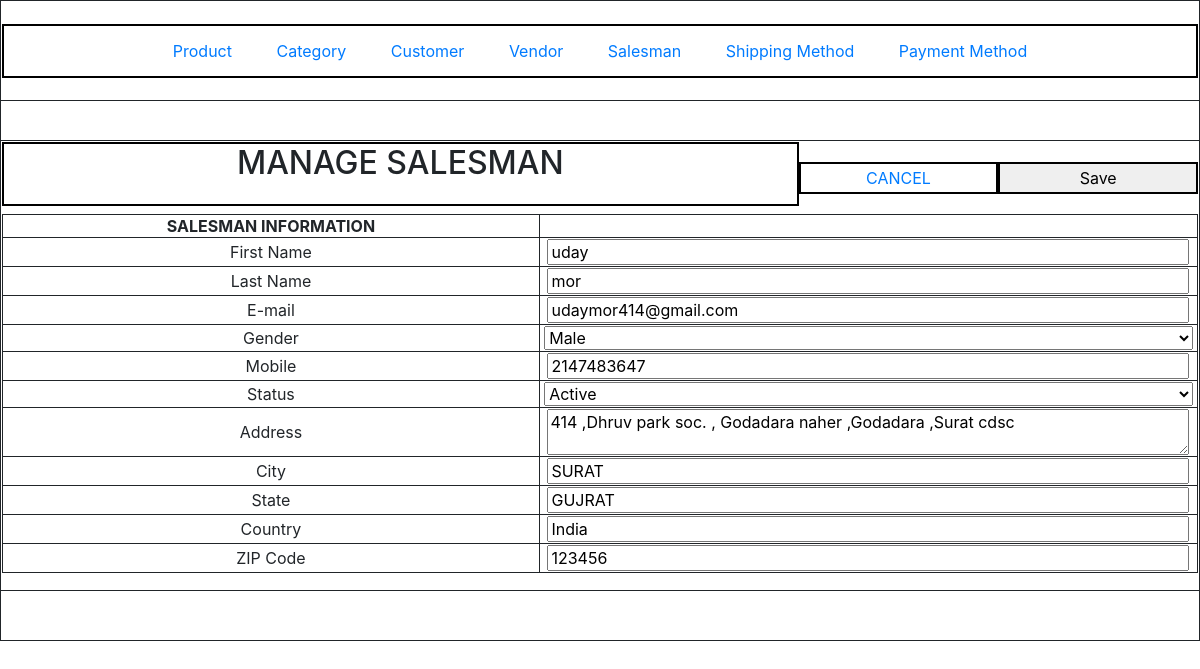
Screenshot of /index.php?c=salesman&a=edit&salesman_id=40 with the database file from the repository.
### tables this page shows
CREATE TABLE `salesman_address` (
  `address_id` int(11) NOT NULL,
  `salesman_address_id` int(11) DEFAULT NULL,
  `address` text NOT NULL,
  `city` varchar(10) NOT NULL,
  `state` varchar(10) NOT NULL,
  `country` varchar(10) NOT NULL,
  `zip_code` int(11) NOT NULL
);

CREATE TABLE `salesman` (
  `salesman_id` int(11) NOT NULL,
  `first_name` varchar(10) NOT NULL,
  `last_name` varchar(10) NOT NULL,
  `email` varchar(25) NOT NULL,
  `mobile` int(10) NOT NULL,
  `gender` enum('male','female') NOT NULL,
  `status` tinyint(4) NOT NULL,
  `company` varchar(25) NOT NULL,
  `created_at` datetime DEFAULT NULL,
  `updated_at` datetime DEFAULT NULL
);

### Block/Core/Templates.php (called while the page is built, shortened)
<?php
class Block_Core_Templates extends Model_Core_View
{
	protected $children = [];
	public function getChildren()
	{
		return $this->children;
	}
	public function addChild($key,$children)
	{
		$this->children[$key] = $children;
		return $this;
	}
}

### Model/Core/View.php (called while the page is built, shortened)
<?php
class Model_Core_View
{
	protected $template = null;
	protected $data = [];
	public function setData($data)
	{
		$this->data = $data;
		return $this;
	}
	public function getData($key)
	{
		return $this->data[$key];
	}
	public function setTemplate($template)
	{
		$this->template = $template;
		return $this;
	}
	public function getTemplate()
	{
		return $this->template;
	}
	public function render()
	{
		require_once 'View'.DS.$this->getTemplate();
	}
	public function getUrl($action = null,$controller = null,$params=null,$resetParam = false)
	{
		return Ccc::getModel('Core_Url')->getUrl($action,$controller,$params,$resetParam);
	}
}
?>

### Controller/Salesman.php (called while the page is built, shortened)
<?php
class Controller_Salesman extends Controller_Core_Action
{
	public function editAction()
	{
		try {
			if (!($salesmanId = $this->getRequest()->getParams('salesman_id'))) {
				$this->errorAction('Invalid request!!!');
			}
			if (!($salesman = Ccc::getModel('Salesman')->load($salesmanId))) {
				$this->errorAction('Data not found!!!');
			}
			if (!($address = Ccc::getModel('Salesman_Address')->load($salesmanId,'salesman_address_id'))) {
				$this->errorAction('Data not found!!!');
			}
			$layout = $this->getLayout();
			$edit = $layout->creatBlock('Salesman_Edit');
			$edit->setData(['salesman'=>$salesman,'address'=>$address]);
			$layout->getChild('content')->addChild('edit',$edit);
			$layout->render();
		} catch (Exception $e) {
			$this->getMessage()->addMessage($e->getMessage(),Model_Core_Message::FAILURE);
			$this->redirect('grid',null,[],true);
		}
	}
}
?>

### index.php (called while the page is built, shortened)
<?php
class Ccc
{
	public static function init()
	{
		$front = new Controller_Core_Front();
		$front->init();
	}
	public static function getModel($className)
	{
		return new $className();
	}
}
Ccc::init();
?>

### Model/Core/Table.php (called while the page is built, shortened)
<?php
class Model_Core_Table
{
	protected $data = [];
	public function __get($key)
	{
		if (array_key_exists($key,$this->data)) {
			return $this->data[$key];
		}
		return null;
	}
	public function getResource()
	{
		$resource = Ccc::getModel($this->resourceClass);
		return $resource;
	}
	public function setData(array $data)
	{
		$this->data = array_merge($this->data,$data);
		return $this;
	}
	public function load($id,$column=null)
	{
		$data = $this->getResource()->load($id,$column);
		return $this;
	}
}
?>

### Model/Core/Adapter.php (called while the page is built, shortened)
<?php
class Model_Core_Adapter
{
	public $serverName = 'localhost';
	public $userName = 'root';
	public $passWord = '';
	public $dbName = 'newmvc-udaykumar';
	public function connect()
	{
		$connect = mysqli_connect($this->serverName,$this->userName,$this->passWord,$this->dbName);
		return $connect;
	}
	public function fetchRow($query)
	{
		$connect = $this->connect();
		$result = $connect->query($query);
		return $result->fetch_assoc();
	}
}
?>

### Model/Core/Table/Resource.php (called while the page is built, shortened)
<?php
class Model_Core_Table_Resource
{
	public function getTableName()
	{
		return $this->tableName;
	}
	public function getPrimaryKey()
	{
		return $this->primaryKey;
	}
	public function getAdapter()
	{
		$adapter = new Model_Core_Adapter();
		return $adapter;
	}
	public function load($id,$column = null)
	{
		$adapter = $this->getAdapter();
		if (!$column) {
			$column = $this->getPrimaryKey();
		}
		$query = 'SELECT * FROM `'.$this->getTableName().'` WHERE `'.$column.'` = "'.$id.'"';
		$result = $adapter->fetchRow($query);
		return $result;
	}
}
?>

### Model/Core/Url.php (called while the page is built, shortened)
<?php
class Model_Core_Url
{
	public function getUrl($action=null,$controller=null,$params=null,$resetParam=false)
	{
		$request = new Model_Core_Request();
		$queryStringArray = [];
		if (!$resetParam) {
			$queryStringArray = $request->getParams();
		}
		if($controller){
			$queryStringArray['c'] = $controller;
		}else{
			$queryStringArray['c'] = $request->getControllerName();
		}
		if($action){
			$queryStringArray['a'] = $action;
		}else{
			$queryStringArray['a'] = $request->getActionName();
		}
		if ($params) {
			$queryStringArray = array_merge($queryStringArray,$params);
		}
		$url = $_SERVER['REQUEST_SCHEME'].'://'.$_SERVER['HTTP_HOST'].trim($_SERVER['REQUEST_URI'],$_SERVER['QUERY_STRING']).http_build_query($queryStringArray);
		return $url;
	}
}
?>

### Model/Core/Request.php (called while the page is built, shortened)
<?php
class Model_Core_Request
{
	public function getParams($key = NULL, $value = NULL)
	{
		if ($key == NULL)
		{
			return $_GET;
		}
		if (array_key_exists($key, $_GET))
		{
			return $_GET[$key];
		}
		return $value;
	}
	public function getControllerName()
	{
		return $this->getParams('c','product');
	}
}
?>

### Model/Salesman/Resource.php (called while the page is built, shortened)
<?php
class Model_Salesman_Resource extends Model_Core_Table_Resource
{
    public function getStatusOptions()
    {
        return [
            self::STATUS_ACTIVE => self::STATUS_ACTIVE_LBL,
            self::STATUS_INACTIVE => self::STATUS_INACTIVE_LBL
        ];
    }
}
?>

### Model/Salesman.php (called while the page is built, shortened)
<?php
class Model_Salesman extends Model_Core_Table
{
    public function getStatus()
    {
        if ($this->status) {
            return $this->status;
        }
        return Model_Salesman_Resource::STATUS_DEFAULT;
    }
}
?>

### View/salesman/edit.phtml (the view, shortened to what this page needs)
<?php $salesman = $this->getData('salesman'); $address = $this->getData('address');?>
<form method="POST" action=<?php echo $this->getUrl('save',null,['address_id'=>$address->address_id]); ?>>
	<div class="head_container">
		<h2 class="edit_heading">MANAGE SALESMAN</h2>
		<a class="cancel_link" type="cancel" href=<?php echo $this->getUrl('grid',null,null,true); ?>>CANCEL</a>
		<input class="save_link" type="submit" value="Save">
	</div>
	<div class="tabel_container">
		<table>
			<tr>
				<th>SALESMAN INFORMATION</th>
			</tr>
			<tr>
				<td>First Name</td>
				<td> <input type="text" name="salesman[first_name]" value=<?php echo $salesman->first_name; ?>> </td>
			</tr>
			<tr>
				<td>Last Name</td>
				<td> <input type="text" name="salesman[last_name]" value=<?php echo $salesman->last_name; ?>> </td>
			</tr>
			<tr>
				<td>E-mail</td>
				<td> <input type="text" name="salesman[email]" value=<?php echo $salesman->email; ?>> </td>
			</tr>
			<tr>
				<td>Gender</td>
				<td>
					<select name="salesman[gender]">
						<option value="male" <?php if($salesman->gender == "male") echo "SELECTED";?>>Male</option>
					</select>
				</td>
			</tr>
			<tr>
				<td>Mobile</td>
				<td> <input type="number" name="salesman[mobile]" value=<?php echo $salesman->mobile; ?>> </td>
			</tr>
			<tr>
				<td>Status</td>
				<td>
					<select name="salesman[status]">
						<?php foreach (Ccc::getModel('Salesman_Resource')->getStatusOptions() as $key => $value) : ?>
						<option value="<?php echo $key; ?>" <?php echo ($salesman->getStatus() == $key) ? 'selected' : ''; ?>><?php echo $value; ?></option>
						<?php endforeach;?>
					</select>
				</td>
			</tr>
			<tr>
				<td>Address</td>
				<td><textarea name="address[address]"><?php echo $address->address; ?></textarea></td>
			</tr>
			<tr>
				<td>City</td>
				<td><input type="text" name="address[city]" value=<?php echo $address->city; ?>></textarea></td>
			</tr>
			<tr>
				<td>State</td>
				<td><input type="text" name="address[state]" value=<?php echo $address->state; ?>></textarea></td>
			</tr>
			<tr>
				<td>Country</td>
				<td><input type="text" name="address[country]" value=<?php echo $address->country; ?>></textarea></td>
			</tr>
			<tr>
				<td>ZIP Code</td>
				<td><input type="number" name="address[zip_code]" value=<?php echo $address->zip_code; ?>></textarea></td>
			</tr>
		</table>
	</div>
</form>

### View/html/content.phtml
<?php
foreach ($this->getChildren() as $block) {
	$block->render();
}
?>

### skin/css/style.css (style rules this page uses)
table { border: 1px solid; text-align: center; width: 100%; }
th, td { border: 1px solid; text-align: center; }
input { width: 98%; }
textarea { width: 98%; }
select { width: 99%; }
.head_container { display: flex; flex-direction: row; justify-content: center; }
.tabel_container { display: flex; flex-direction: column; justify-content: center; }
.cancel_link { width: 20%; border: 2px solid black; text-align: center; margin: 20px 0; padding: 4px 0; text-decoration: none; }
.save_link { width: 20%; border: 2px solid black; text-align: center; margin: 20px 0; padding: 4px 0; text-decoration: none; }
.edit_heading { width: 80%; border: 2px solid black; text-align: center; }

### rows the page displays
salesman_address: address "414 ,Dhruv park soc. , Godadara naher ,Godadara ,Surat cdsc", city "SURAT", state "GUJRAT", country "India", zip_code "123456"
salesman: first_name "uday", last_name "mor", email "udaymor414@gmail.com", mobile "2147483647"

### other values shown
form field value "Active"
